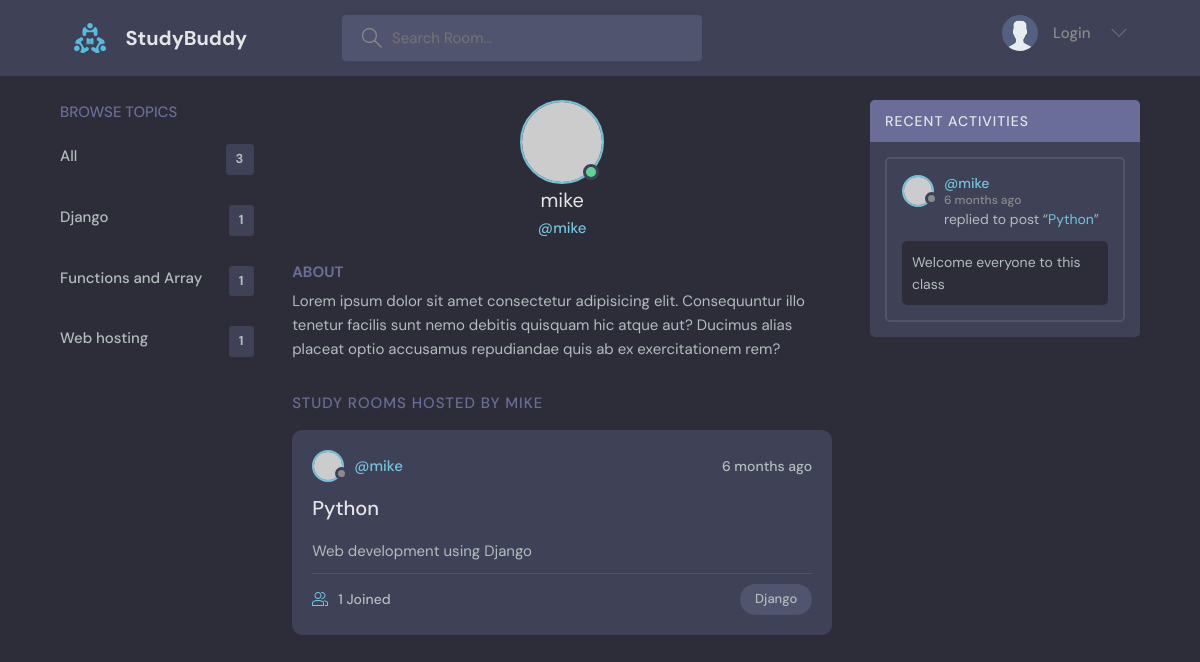
Before: /user-profile/2/ with the older database file.
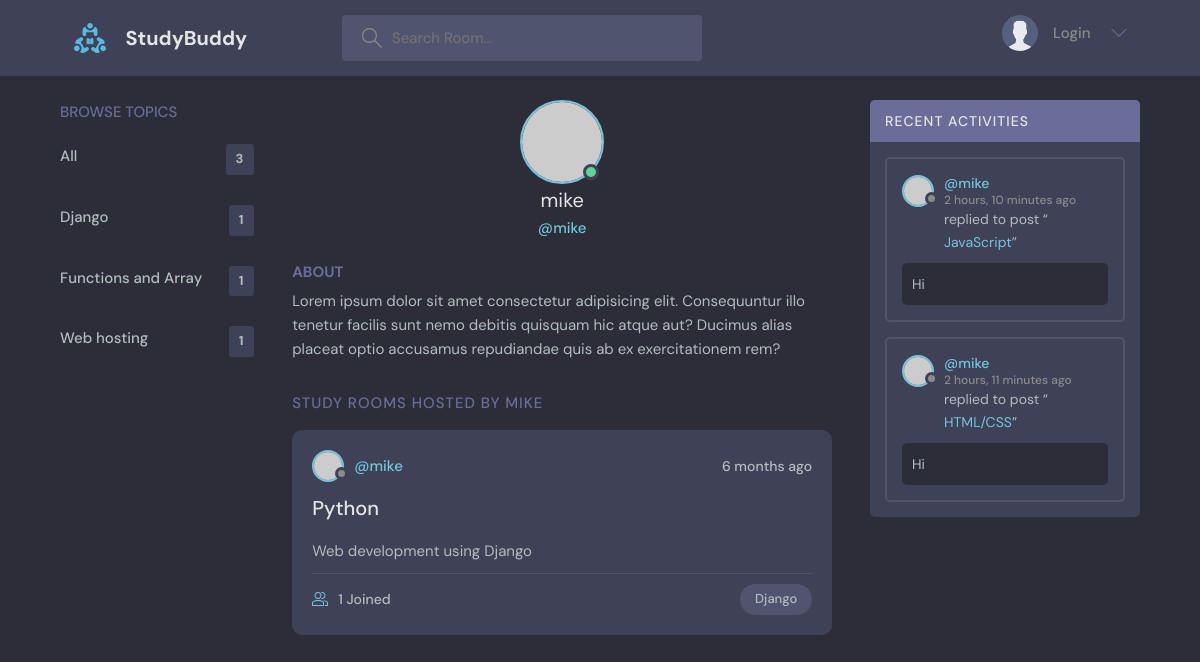
After: the same page with the newer database file.
### base/models.py (models this page shows, shortened)
class Topic(models.Model):
    name = models.CharField(max_length=150)

class Room(models.Model):
    host = models.ForeignKey(User, on_delete=models.SET_NULL, null=True)
    topic = models.ForeignKey(Topic, on_delete=models.SET_NULL, null=True)
    name = models.CharField(max_length=200, null=True)
    description = models.TextField(null=True, blank=True)
    participants = models.ManyToManyField(
        User, related_name='participants', blank=True)
    updated = models.DateTimeField(auto_now=True)
    created = models.DateTimeField(auto_now_add=True)
    class Meta:
        ordering = ['-updated', '-created']
    def __str__(self):
        return self.name

class Message(models.Model):
    user = models.ForeignKey(User, on_delete=models.CASCADE)
    room = models.ForeignKey(Room, on_delete=models.CASCADE)
    body = models.TextField()
    updated = models.DateTimeField(auto_now=True)
    created = models.DateTimeField(auto_now_add=True)
    class Meta:
        ordering = ['-updated', '-created']

### base/views.py (the view)
# urls.py: path('user-profile/<str:pk>/', views.profilePage, name="user-profile"),
def profilePage(request, pk):
    user = User.objects.get(id=pk)
    rooms = user.room_set.all()
    room_messages = user.message_set.all()
    topics = Topic.objects.all()
    context = {'user': user, 'rooms': rooms,
               'room_messages': room_messages, 'topics': topics}
    return render(request, 'base/user_profile.html', context)

### base/templates/base/user_profile.html (shortened to what this page needs)
{% extends 'main.html' %}
{% block content %}
<main class="profile-page layout layout--3">
    <div class="container">
        <div>
            {% include 'base/topics_component.html'%}
        </div>
        <div>
            <div class="profile">
                <div class="profile__avatar">
                    <div class="avatar avatar--large active">
                        <img
                            src="https://randomuser.me/api/portraits/men/11.jpg"
                            />
                    </div>
                </div>
                <div class="profile__info">
                    <h3>{{user.username}}</h3>
                    <p>@{{user.username}}</p>
                </div>
                <div class="profile__about">
                    <h3>About</h3>
                    <p>
                        Lorem ipsum dolor sit amet consectetur adipisicing elit.
                        Consequuntur illo tenetur
                        facilis sunt nemo debitis quisquam hic atque aut?
                        Ducimus alias placeat optio
                        accusamus repudiandae quis ab ex exercitationem rem?
                    </p>
                </div>
            </div>
            <div class="roomList__header">
                <div>
                  <h2>Study Rooms Hosted by {{user.username}}</a>
                  </h2>
                </div>
              </div>
            {% include 'base/feed_component.html'%}
        </div>
        <div>
            {% include 'base/activity_component.html'%}
        </div>
    </div>
</main>
{% endblock %}

### templates/main.html (shortened to what this page needs)
{% load static %}
<html lang="en">
<head>
    <link rel="stylesheet" href="{% static 'css/style.css' %}">
</head>
<body>
    {% include 'navbar.html' %}
    {% block content%}
    {% endblock content%}
</body>
</html>

### templates/navbar.html (shortened to what this page needs)
{% load static %}
<header class="header header--loggedIn">
    <div class="container">
        <a href="{% url 'home' %}" class="header__logo">
            <img src="{% static 'images/logo.svg' %}" />
            <h1>StudyBuddy</h1>
        </a>
        <form class="header__search" action="{% url 'home' %}" method="GET">
            <label>
                <input type="text" placeholder="Search Room..." name="q">
            </label>
        </form>
        <nav class="header__menu">
            <div class="header__user">
                {% if request.user.is_authenticated %}
                <a href="{% url 'user-profile' request.user.id%}">
                    <div class="avatar avatar--medium active">
                        <img src="https://randomuser.me/api/portraits/men/37.jpg" />
                    </div>
                    <p>{{request.user.username}} <span>@{{request.user}}</span></p>
                </a>
                {% else %}
                <a href="{% url 'login' %}">
                    <img src="{% static 'images/avatar.svg' %}" />
                    <p>Login</p>
                </a>
                {% endif %}
                <button class="dropdown-button">
                    <svg version="1.1" xmlns="http://www.w3.org/2000/svg" width="32" height="32" viewBox="0 0 32 32">
                        <title>chevron-down</title>
                        <path d="M16 21l-13-13h-3l16 16 16-16h-3l-13 13z"></path>
                    </svg>
                </button>
            </div>
        </nav>
    </div>
</header>

### base/templates/base/topics_component.html
<div class="topics">
    <div class="topics__header">
        <h2>Browse Topics</h2>
    </div>
    <ul class="topics__list">
        <li>
            <a href="{% url 'home' %}">All<span>{{topics.count}}</span></a>
        </li>
        {% for topic in topics %}
        <li>
            <a href="{% url 'home' %}?q={{ topic.name }}">{{topic.name}}<span>{{topic.room_set.all.count}}</span></a>
        </li>
        {% endfor %}
    </ul>
</div>

### base/templates/base/feed_component.html (shortened to what this page needs)
<div class="roomList">
    {% for i in rooms %}
    <div class="roomListRoom">
        <div class="roomListRoom__header">
            <a href="{% url 'user-profile' i.host.id %}" class="roomListRoom__author">
                <div class="avatar avatar--small">
                    <img src="https://randomuser.me/api/portraits/women/11.jpg" />
                </div>
                <span>@{{i.host.username}}</span>
            </a>
            <div class="roomListRoom__actions">
                <span>{{i.created|timesince}} ago</span>
            </div>
        </div>
        <div class="roomListRoom__content">
            <a href="{% url 'room' i.id%}">{{i.name}}</a>
            <p>
                {{i.description}}
            </p>
        </div>
        <div class="roomListRoom__meta">
            <a href="{% url 'room' i.id%}" class="roomListRoom__joined">
                {{i.participants.all.count}} Joined
            </a>
            <p class="roomListRoom__topic">{{i.topic.name}}</p>
        </div>
    </div>
    {% endfor %}
</div>

### base/templates/base/activity_component.html (shortened to what this page needs)
<div class="activities">
    <div class="activities__header">
        <h2>Recent Activities</h2>
    </div>
    {% for m in room_messages %}
    <div class="activities__box">
        <div class="activities__boxHeader roomListRoom__header">
            <a href="{% url 'user-profile' m.user.id %}"
                class="roomListRoom__author">
                <div class="avatar avatar--small">
                    <img src="https://randomuser.me/api/portraits/women/11.jpg"
                        />
                </div>
                <p>
                    @{{m.user}}
                    <span>{{m.created|timesince}} ago</span>
                </p>
            </a>
        </div>
        <div class="activities__boxContent">
            <p>replied to post “<a href="{% url 'room' m.room.id%}">{{m.room}}</a>”</p>
            <div class="activities__boxRoomContent">
                <p>{{m.body}}</p>
            </div>
        </div>
    </div>
    {% endfor %}
</div>

Changed rows visible on the page:
removed Message: user "mike", created "6 months", room "Python", body "Welcome everyone to this class"
added Message: user "mike", created "2 hours, 10 minutes", room "JavaScript", body "Hi"
added Message: user "mike", created "2 hours, 11 minutes", room "HTML/CSS", body "Hi"
